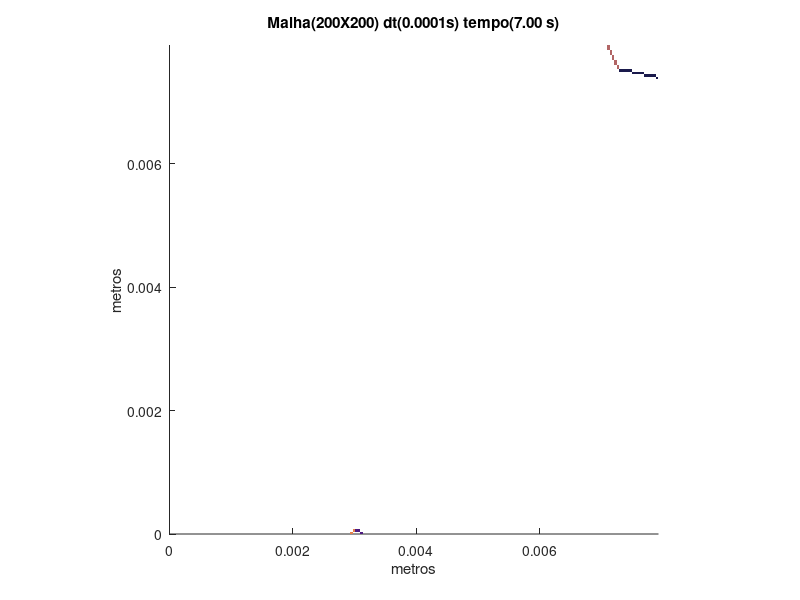

Source code (MATLAB):
set (gca,'PlotBoxAspectRatio',[1 1 1],'Xlim',[0,0.0079236952523745],'Ylim',[0,0.0079236952523745])
hold on
title('Malha(200X200) dt(0.0001s) tempo(7.00 s)')
hold on
ylabel('metros')
hold on
xlabel('metros')
hold on

fill([0.00293176724337856 0.00293176724337856 0.00297138571964044 0.00297138571964044],[0 3.96184762618725E-05 3.96184762618725E-05 0],[0.9,0.5,0.3],'LineStyle','none')

fill([0.00309024114842605 0.00309024114842605 0.00312985962468793 0.00312985962468793],[0 3.96184762618725E-05 3.96184762618725E-05 0],[0.3,0.1,0.5],'LineStyle','none')

fill([0.00297138571964044 0.00297138571964044 0.00301100419590231 0.00301100419590231],[3.96184762618725E-05 7.9236952523745E-05 7.9236952523745E-05 3.96184762618725E-05],[0.9,0.5,0.3],'LineStyle','none')

fill([0.00301100419590231 0.00301100419590231 0.00305062267216418 0.00305062267216418],[3.96184762618725E-05 7.9236952523745E-05 7.9236952523745E-05 3.96184762618725E-05],[0.3,0.1,0.5],'LineStyle','none')

fill([0.00305062267216418 0.00305062267216418 0.00309024114842605 0.00309024114842605],[3.96184762618725E-05 7.9236952523745E-05 7.9236952523745E-05 3.96184762618725E-05],[0.3,0.1,0.5],'LineStyle','none')

fill([0.00788407677611263 0.00788407677611263 0.0079236952523745 0.0079236952523745],[0.00736903658470828 0.00740865506097016 0.00740865506097016 0.00736903658470828],[0.1,0.1,0.3],'LineStyle','none')

fill([0.00768598439480326 0.00768598439480326 0.00772560287106514 0.00772560287106514],[0.00740865506097016 0.00744827353723203 0.00744827353723203 0.00740865506097016],[0.1,0.1,0.3],'LineStyle','none')

fill([0.00772560287106514 0.00772560287106514 0.00776522134732701 0.00776522134732701],[0.00740865506097016 0.00744827353723203 0.00744827353723203 0.00740865506097016],[0.1,0.1,0.3],'LineStyle','none')

fill([0.00776522134732701 0.00776522134732701 0.00780483982358888 0.00780483982358888],[0.00740865506097016 0.00744827353723203 0.00744827353723203 0.00740865506097016],[0.1,0.1,0.3],'LineStyle','none')

fill([0.00780483982358888 0.00780483982358888 0.00784445829985075 0.00784445829985075],[0.00740865506097016 0.00744827353723203 0.00744827353723203 0.00740865506097016],[0.1,0.1,0.3],'LineStyle','none')

fill([0.00784445829985075 0.00784445829985075 0.00788407677611263 0.00788407677611263],[0.00740865506097016 0.00744827353723203 0.00744827353723203 0.00740865506097016],[0.1,0.1,0.3],'LineStyle','none')

fill([0.0074878920134939 0.0074878920134939 0.00752751048975577 0.00752751048975577],[0.00744827353723203 0.0074878920134939 0.0074878920134939 0.00744827353723203],[0.1,0.1,0.3],'LineStyle','none')

fill([0.00752751048975577 0.00752751048975577 0.00756712896601765 0.00756712896601765],[0.00744827353723203 0.0074878920134939 0.0074878920134939 0.00744827353723203],[0.1,0.1,0.3],'LineStyle','none')

fill([0.00756712896601765 0.00756712896601765 0.00760674744227952 0.00760674744227952],[0.00744827353723203 0.0074878920134939 0.0074878920134939 0.00744827353723203],[0.1,0.1,0.3],'LineStyle','none')

fill([0.00760674744227952 0.00760674744227952 0.00764636591854139 0.00764636591854139],[0.00744827353723203 0.0074878920134939 0.0074878920134939 0.00744827353723203],[0.1,0.1,0.3],'LineStyle','none')

fill([0.00764636591854139 0.00764636591854139 0.00768598439480326 0.00768598439480326],[0.00744827353723203 0.0074878920134939 0.0074878920134939 0.00744827353723203],[0.1,0.1,0.3],'LineStyle','none')

fill([0.00728979963218454 0.00728979963218454 0.00732941810844641 0.00732941810844641],[0.0074878920134939 0.00752751048975577 0.00752751048975577 0.0074878920134939],[0.1,0.1,0.3],'LineStyle','none')

fill([0.00732941810844641 0.00732941810844641 0.00736903658470828 0.00736903658470828],[0.0074878920134939 0.00752751048975577 0.00752751048975577 0.0074878920134939],[0.1,0.1,0.3],'LineStyle','none')

fill([0.00736903658470828 0.00736903658470828 0.00740865506097016 0.00740865506097016],[0.0074878920134939 0.00752751048975577 0.00752751048975577 0.0074878920134939],[0.1,0.1,0.3],'LineStyle','none')

fill([0.00740865506097016 0.00740865506097016 0.00744827353723203 0.00744827353723203],[0.0074878920134939 0.00752751048975577 0.00752751048975577 0.0074878920134939],[0.1,0.1,0.3],'LineStyle','none')

fill([0.00744827353723203 0.00744827353723203 0.0074878920134939 0.0074878920134939],[0.0074878920134939 0.00752751048975577 0.00752751048975577 0.0074878920134939],[0.1,0.1,0.3],'LineStyle','none')

fill([0.00725018115592267 0.00725018115592267 0.00728979963218454 0.00728979963218454],[0.00752751048975577 0.00756712896601765 0.00756712896601765 0.00752751048975577],[0.7,0.4,0.4],'LineStyle','none')

fill([0.00725018115592267 0.00725018115592267 0.00728979963218454 0.00728979963218454],[0.00756712896601765 0.00760674744227952 0.00760674744227952 0.00756712896601765],[0.7,0.4,0.4],'LineStyle','none')

fill([0.00721056267966079 0.00721056267966079 0.00725018115592267 0.00725018115592267],[0.00760674744227952 0.00764636591854139 0.00764636591854139 0.00760674744227952],[0.7,0.4,0.4],'LineStyle','none')

fill([0.00721056267966079 0.00721056267966079 0.00725018115592267 0.00725018115592267],[0.00764636591854139 0.00768598439480326 0.00768598439480326 0.00764636591854139],[0.7,0.4,0.4],'LineStyle','none')

fill([0.00717094420339892 0.00717094420339892 0.00721056267966079 0.00721056267966079],[0.00768598439480326 0.00772560287106514 0.00772560287106514 0.00768598439480326],[0.7,0.4,0.4],'LineStyle','none')

fill([0.00717094420339892 0.00717094420339892 0.00721056267966079 0.00721056267966079],[0.00772560287106514 0.00776522134732701 0.00776522134732701 0.00772560287106514],[0.7,0.4,0.4],'LineStyle','none')

fill([0.00713132572713705 0.00713132572713705 0.00717094420339892 0.00717094420339892],[0.00776522134732701 0.00780483982358888 0.00780483982358888 0.00776522134732701],[0.7,0.4,0.4],'LineStyle','none')

fill([0.00713132572713705 0.00713132572713705 0.00717094420339892 0.00717094420339892],[0.00780483982358888 0.00784445829985075 0.00784445829985075 0.00780483982358888],[0.7,0.4,0.4],'LineStyle','none')

fill([0.00709170725087518 0.00709170725087518 0.00713132572713705 0.00713132572713705],[0.00784445829985075 0.00788407677611263 0.00788407677611263 0.00784445829985075],[0.7,0.4,0.4],'LineStyle','none')

fill([0.00709170725087518 0.00709170725087518 0.00713132572713705 0.00713132572713705],[0.00788407677611263 0.0079236952523745 0.0079236952523745 0.00788407677611263],[0.7,0.4,0.4],'LineStyle','none')
